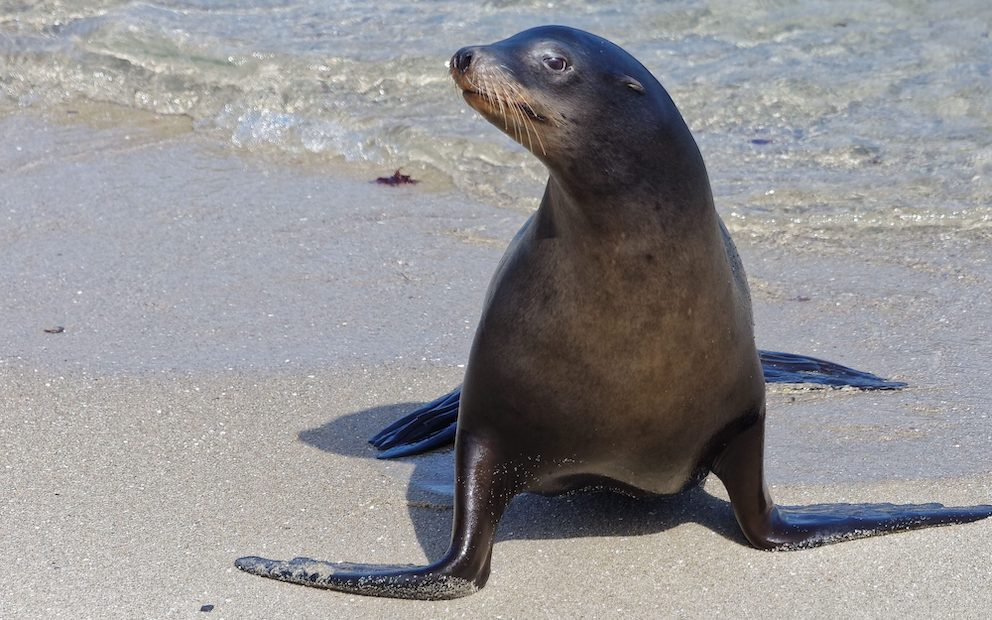
#> input picture PyramidBlending andFeathering/target.jpg, 992 x 620 px
$ jupyter execute --allow-errors q2.ipynb   (shell and % lines are left out)
#> lines starting #> are read from the running program, lines starting #| are printed output that depends on the picture
PYRAMID BLENDING

[cell 1]
import matplotlib.pyplot as plt
import cv2
import numpy as np

In order to have laplacian and gaussian pyramid of each image and the mask, first i define methods to resize images from a level to another.I used INTER_AREA mode of resize to avoid noise in laplacian pyramid.By examining many different values i thaught having 3/2 as gap of size in levels has a better result.

[cell 2]
def sub_sample(im):
    width = int(im.shape[1]/(3/2))
    height = int(im.shape[0]/(3/2))

    new_size = (width, height)

    output = cv2.resize(im, new_size,interpolation = cv2.INTER_AREA)

    return output

[cell 3]
def up_sample(im):
    width = int(im.shape[1]*(3/2))
    height = int(im.shape[0]*(3/2))

    new_size = (width, height)
    output = cv2.resize(im, new_size,interpolation = cv2.INTER_AREA)

    return output

We want 4 levels of guassian pyramid(to use the smallest level at the end) and 3 levels of laplacian pyramid which is mad by difference of diffrent levels of guassian pyramid as it was told in the course.Here there is methods to build gaussian and laplacian pyramids for input image:

[cell 4]
def gauss_pyr(image):
    pyr=[]

    level=image
    for k in range(0,4):
        level = cv2.GaussianBlur(level, (1,1), 0)
        level=sub_sample(level)

        pyr.append(level)

    return pyr

[cell 5]
def laplac_pyr(image,g):
    pyr=[]

    for k in range(0,3):
        lvl=up_sample(sub_sample(g[k]))
        l=lvl - up_sample(g[k+1])
        pyr.append(l)

    return pyr

As we know we only need a part of image A and imge B which can be defined by convolving a mask on them and also to have a blended result we need to feather the mask before convolving it to images,so here are to methods for feathering mask and applying input mask on input image A and B which are in same levels of different pyramids.

In "feather" method I used guassian blur to have a smooth mask and values that are passed to this smoothing method are decided by examining many different values.

[cell 6]
def feather(input_mask):
    m=cv2.GaussianBlur(input_mask, (197,197), cv2.BORDER_CONSTANT)
    m=np.where(input_mask==0,0,m)
    return m

[cell 7]
def apply_mask(t,s,mask):
    mask2=feather(mask)
    result = ((1-mask2)*t) + (mask2*s)
    return result

At last we need a pyramid which its level are made by a combination of same level of laplacian pyramid of image A and B.

If we call laplacian of images A and B ,LA and LB respectively and GR be the pyramid of a proper mask, the new pyramid's levels are built by applying same level of GR on LA and LB or in ither words a level of this pyramid is a combination of two images laplacian on that level with a proper mask.

[cell 8]
def masked_laplac_pyr(LA,LB,GR):
    pyramid=[]

    for k in range(0,3):
        level=apply_mask(LA[k],LB[k],GR[k])
        pyramid.append(level)

    return pyramid

By having the combined pyramid and smallest level of guassian pyramids of images we can do the blending by adding gaussian levels and up sampling th result to add a level of "combined pyramid" and again upscaling... until we reach to input image size.

[cell 9]
def blend(g1,g2,GR,LA,LB):

    m=feather(GR[2])

    g1_maked= (1-m) * (LA[2] + up_sample(g_1[3]))
    g2_masked= (m) * (LB[2] + up_sample(g_2[3]))

    s= g1_maked + g2_masked

    pyr=masked_laplac_pyr(LA,LB,GR)

    p=pyr[1]
    s=up_sample(s)+p


    p=p[0]
    s=up_sample(s)+p

    return s

[cell 10]
#loading images
target=cv2.imread('target.jpg')
#> target is the input picture: shape (620, 992, 3); mean B, G, R 148, 146, 147.3
source=cv2.imread('source.png')
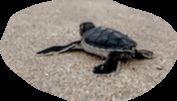
#> input picture PyramidBlending andFeathering/source.png, 177 x 101 px
#> source is the input picture: shape (101, 177, 3); mean B, G, R 108.8, 115.9, 123.8

[cell 11]
w=source.shape[0]
#> w = 101
h=source.shape[1]
#> h = 177

h1=142
w1=422

[cell 12]
#source in a black matrix with target size
inframe_source=np.zeros(target.shape)
#> (the rest of this cell did not finish here and is left out)

[cell 13]
#initializing mask
mask=np.zeros(target.shape)
mask2=np.zeros(source.shape)
mask2=np.where(source==0,0,255)
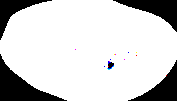
#> mask2: shape (101, 177, 3) int64; mean B, G, R 207.6, 207.3, 207.4
mask[w1:w1+source.shape[0],h1:h1+source.shape[1],:]=mask2
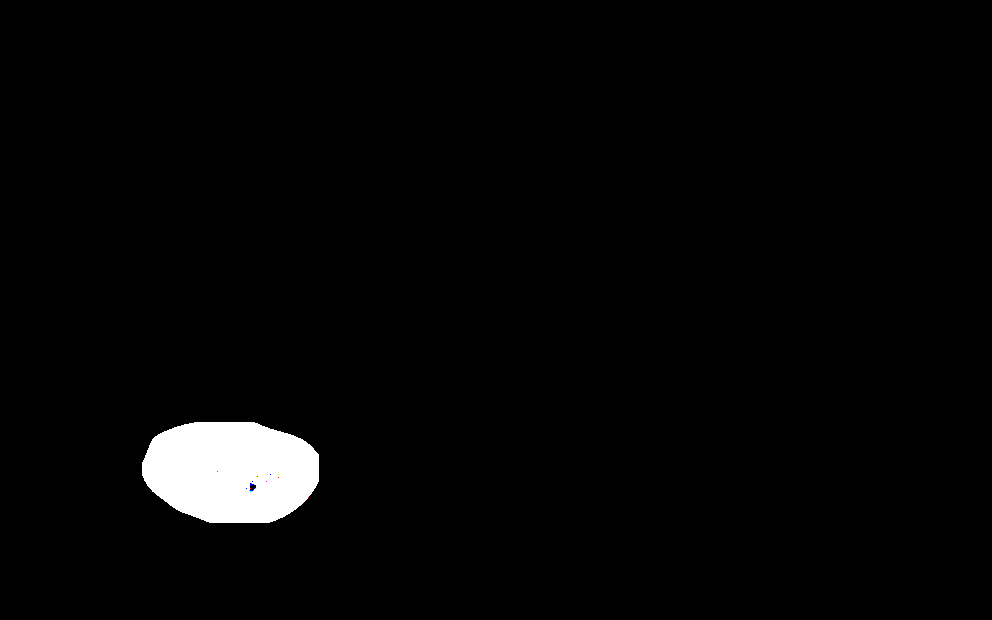
#> mask: shape (620, 992, 3) float64; mean B, G, R 6, 6, 6

To get a better mask I used morphology methods of cv2 to "close" mask and after feathering the result I "erode" it because without doing so the result would have some black lines on some edges after up scaling levels of pyramid.

[cell 14]
kernel = np.ones((11,11),np.uint8)
mask = cv2.morphologyEx(mask, cv2.MORPH_CLOSE, kernel)
plt.imshow(mask)
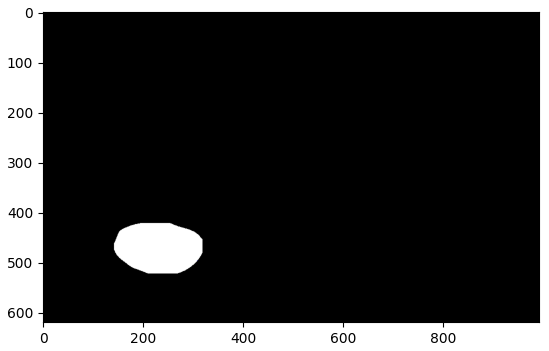
#> figure drawn by matplotlib, 1 panel; B, G, R data is drawn as R, G, B

[cell 15]
mask=feather(mask)
#> in feather, `m=cv2.GaussianBlur(input_mask, (197,197), cv2.BORDER_CONSTANT)`:
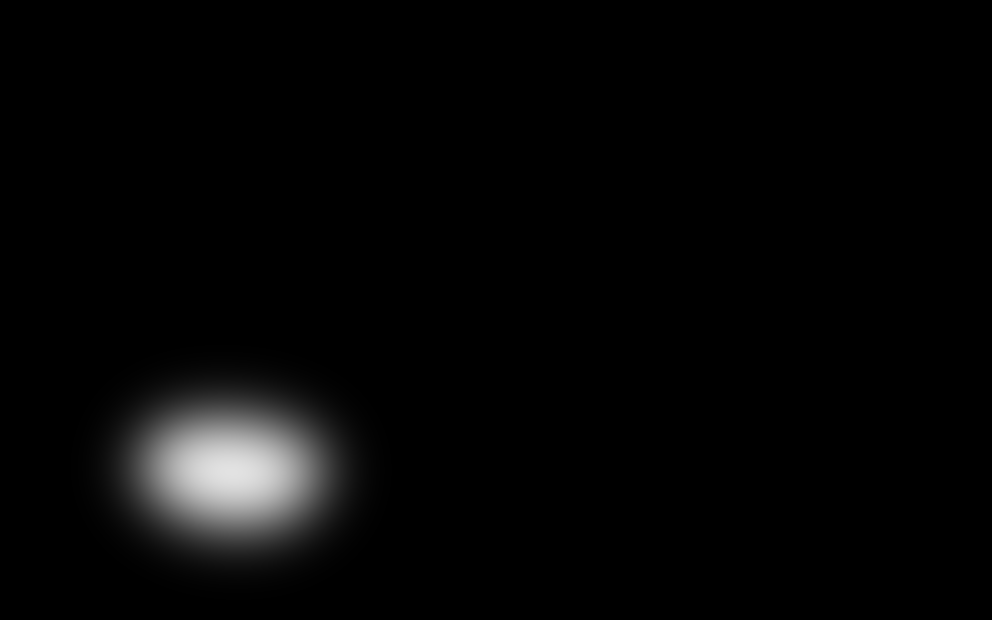
#> m: shape (620, 992, 3) float64; mean B, G, R 6, 6, 6
#> in feather, `m=np.where(input_mask==0,0,m)`:
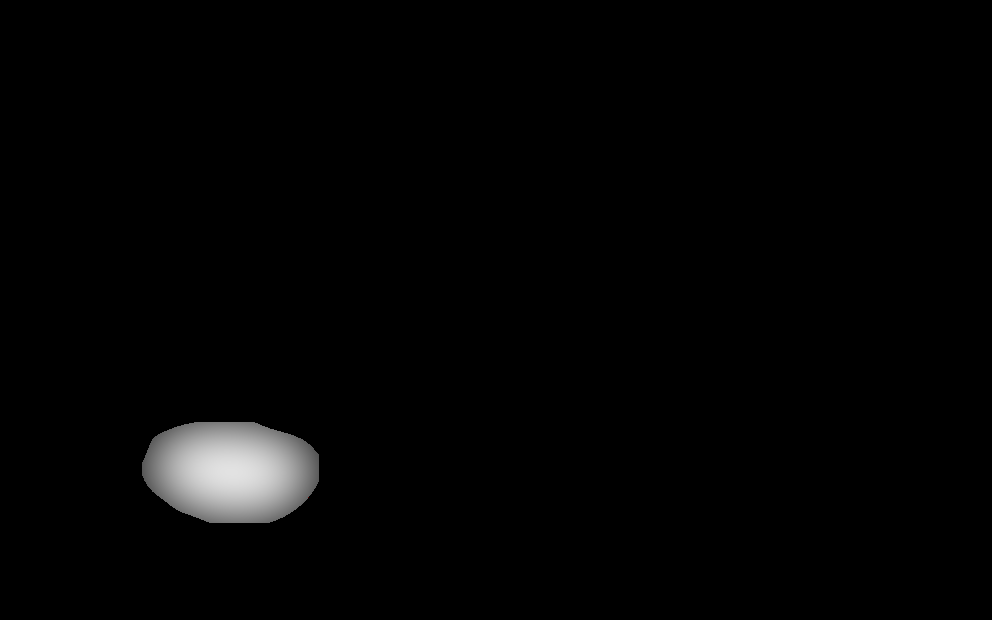
#> m: shape (620, 992, 3) float64; mean B, G, R 3.9, 3.9, 3.9

[cell 16]
kernel = np.ones((5,5),np.uint8)
mask = cv2.erode(mask,kernel,iterations = 1)
mask=mask/255

Now we apply methods on target and source to get result:

[cell 17]
g_1=gauss_pyr(target)
#> after the loop in gauss_pyr, `for k in range(0,4):`:
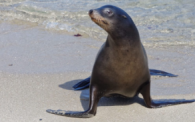
#> level: shape (122, 195, 3); mean B, G, R 148, 146, 147.3
#> after the loop in gauss_pyr, `for k in range(0,4):`: pyr = 4 items
#> g_1 = 4 items
g_2=gauss_pyr(inframe_source)
#> after the loop in gauss_pyr (call 2), `for k in range(0,4):`: level: shape (122, 195, 3) float64; every value is 0
#> inframe_source: shape (620, 992, 3) float64; every value is 0

[cell 18]
LA=laplac_pyr(target,g_1)
#> the loop in laplac_pyr, `for k in range(0,3):` made 3 passes
#> after the loop in laplac_pyr, `for k in range(0,3):`: pyr = 3 items
#> LA = 3 items
LB=laplac_pyr(inframe_source,g_2)
#> LB = 3 items

[cell 19]
GR=gauss_pyr(mask)
#> GR = 4 items

#> (a cell that did not finish here is left out)

#> in feather (call 2), `m=cv2.GaussianBlur(input_mask, (197,197), cv2.BORDER_CONSTANT)`:
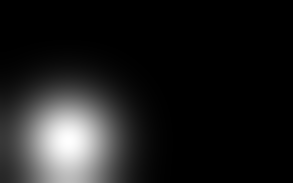
#> m: shape (183, 293, 3) float64; mean B, G, R 0.014, 0.014, 0.014; drawn with min black and max white
